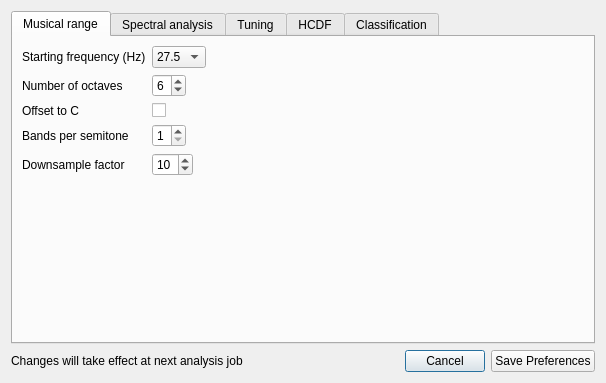
<?xml version="1.0" encoding="UTF-8"?>
<ui version="4.0">
 <class>PrefsDialog</class>
 <widget class="QDialog" name="PrefsDialog">
  <property name="windowModality">
   <enum>Qt::ApplicationModal</enum>
  </property>
  <property name="geometry">
   <rect>
    <x>0</x>
    <y>0</y>
    <width>606</width>
    <height>383</height>
   </rect>
  </property>
  <property name="windowTitle">
   <string>Preferences</string>
  </property>
  <layout class="QVBoxLayout" name="verticalLayout">
   <item>
    <widget class="QTabWidget" name="tabWidget">
     <property name="currentIndex">
      <number>0</number>
     </property>
     <widget class="QWidget" name="tab0musicalRange">
      <attribute name="title">
       <string>Musical range</string>
      </attribute>
      <layout class="QFormLayout" name="formLayout_2">
       <property name="fieldGrowthPolicy">
        <enum>QFormLayout::FieldsStayAtSizeHint</enum>
       </property>
       <item row="0" column="0">
        <widget class="QLabel" name="lbl_stFreq">
         <property name="text">
          <string>Starting frequency (Hz)</string>
         </property>
        </widget>
       </item>
       <item row="0" column="1">
        <widget class="QComboBox" name="stFreq">
         <item>
          <property name="text">
           <string>27.5</string>
          </property>
         </item>
         <item>
          <property name="text">
           <string>55</string>
          </property>
         </item>
         <item>
          <property name="text">
           <string>110</string>
          </property>
         </item>
         <item>
          <property name="text">
           <string>220</string>
          </property>
         </item>
         <item>
          <property name="text">
           <string>440</string>
          </property>
         </item>
         <item>
          <property name="text">
           <string>880</string>
          </property>
         </item>
        </widget>
       </item>
       <item row="1" column="0">
        <widget class="QLabel" name="lbl_octaves">
         <property name="text">
          <string>Number of octaves</string>
         </property>
        </widget>
       </item>
       <item row="1" column="1">
        <widget class="QSpinBox" name="octaves">
         <property name="minimum">
          <number>1</number>
         </property>
         <property name="maximum">
          <number>8</number>
         </property>
         <property name="value">
          <number>6</number>
         </property>
        </widget>
       </item>
       <item row="2" column="0">
        <widget class="QLabel" name="lbl_octaveOffset">
         <property name="text">
          <string>Offset to C</string>
         </property>
        </widget>
       </item>
       <item row="2" column="1">
        <widget class="QCheckBox" name="octaveOffset">
         <property name="text">
          <string/>
         </property>
        </widget>
       </item>
       <item row="3" column="0">
        <widget class="QLabel" name="lbl_bps">
         <property name="text">
          <string>Bands per semitone</string>
         </property>
        </widget>
       </item>
       <item row="4" column="0">
        <widget class="QLabel" name="lbl_dfactor">
         <property name="text">
          <string>Downsample factor</string>
         </property>
        </widget>
       </item>
       <item row="4" column="1">
        <widget class="QSpinBox" name="dFactor">
         <property name="minimum">
          <number>1</number>
         </property>
         <property name="maximum">
          <number>12</number>
         </property>
         <property name="value">
          <number>10</number>
         </property>
        </widget>
       </item>
       <item row="3" column="1">
        <widget class="QSpinBox" name="bps">
         <property name="minimum">
          <number>1</number>
         </property>
         <property name="maximum">
          <number>5</number>
         </property>
         <property name="singleStep">
          <number>2</number>
         </property>
         <property name="value">
          <number>1</number>
         </property>
        </widget>
       </item>
      </layout>
     </widget>
     <widget class="QWidget" name="tab1spectralAnalysis">
      <attribute name="title">
       <string>Spectral analysis</string>
      </attribute>
      <layout class="QFormLayout" name="formLayout">
       <item row="0" column="0">
        <widget class="QLabel" name="lbl_hopSize">
         <property name="text">
          <string>Hop size</string>
         </property>
        </widget>
       </item>
       <item row="0" column="1">
        <widget class="QComboBox" name="hopSize">
         <property name="currentIndex">
          <number>4</number>
         </property>
         <item>
          <property name="text">
           <string>1024</string>
          </property>
         </item>
         <item>
          <property name="text">
           <string>2048</string>
          </property>
         </item>
         <item>
          <property name="text">
           <string>4096</string>
          </property>
         </item>
         <item>
          <property name="text">
           <string>8192</string>
          </property>
         </item>
         <item>
          <property name="text">
           <string>16384</string>
          </property>
         </item>
         <item>
          <property name="text">
           <string>32768</string>
          </property>
         </item>
        </widget>
       </item>
       <item row="1" column="0">
        <widget class="QLabel" name="lbl_temporalWindow">
         <property name="text">
          <string>Temporal window</string>
         </property>
        </widget>
       </item>
       <item row="1" column="1">
        <widget class="QComboBox" name="temporalWindow">
         <item>
          <property name="text">
           <string>Blackman</string>
          </property>
         </item>
         <item>
          <property name="text">
           <string>Hamming</string>
          </property>
         </item>
         <item>
          <property name="text">
           <string>Hann</string>
          </property>
         </item>
        </widget>
       </item>
       <item row="2" column="0">
        <widget class="QLabel" name="lbl_spectrumAnalyser">
         <property name="text">
          <string>Spectral analyser</string>
         </property>
        </widget>
       </item>
       <item row="2" column="1">
        <widget class="QComboBox" name="spectrumAnalyser">
         <item>
          <property name="text">
           <string>FFTW</string>
          </property>
         </item>
         <item>
          <property name="text">
           <string>Goertzel</string>
          </property>
         </item>
        </widget>
       </item>
       <item row="3" column="0">
        <widget class="QLabel" name="lbl_fftFrameSize">
         <property name="text">
          <string>FFT frame size</string>
         </property>
        </widget>
       </item>
       <item row="3" column="1">
        <widget class="QComboBox" name="fftFrameSize">
         <property name="currentIndex">
          <number>4</number>
         </property>
         <item>
          <property name="text">
           <string>4096</string>
          </property>
         </item>
         <item>
          <property name="text">
           <string>8192</string>
          </property>
         </item>
         <item>
          <property name="text">
           <string>16384</string>
          </property>
         </item>
         <item>
          <property name="text">
           <string>32768</string>
          </property>
         </item>
         <item>
          <property name="text">
           <string>65536</string>
          </property>
         </item>
         <item>
          <property name="text">
           <string>131072</string>
          </property>
         </item>
        </widget>
       </item>
       <item row="4" column="0">
        <widget class="QLabel" name="lbl_fftPostProcessor">
         <property name="text">
          <string>FFT post-processor</string>
         </property>
        </widget>
       </item>
       <item row="4" column="1">
        <widget class="QComboBox" name="fftPostProcessor">
         <property name="currentIndex">
          <number>1</number>
         </property>
         <item>
          <property name="text">
           <string>Constant Q</string>
          </property>
         </item>
         <item>
          <property name="text">
           <string>Direct SK</string>
          </property>
         </item>
        </widget>
       </item>
       <item row="5" column="0">
        <widget class="QLabel" name="lbl_directSkStretch">
         <property name="text">
          <string>Direct SK stretch</string>
         </property>
        </widget>
       </item>
       <item row="5" column="1">
        <widget class="QDoubleSpinBox" name="directSkStretch">
         <property name="decimals">
          <number>1</number>
         </property>
         <property name="minimum">
          <double>0.100000000000000</double>
         </property>
         <property name="maximum">
          <double>5.000000000000000</double>
         </property>
         <property name="singleStep">
          <double>0.100000000000000</double>
         </property>
         <property name="value">
          <double>1.000000000000000</double>
         </property>
        </widget>
       </item>
       <item row="6" column="0">
        <widget class="QLabel" name="lblGoertzelminK">
         <property name="text">
          <string>Goertzel minimum K</string>
         </property>
        </widget>
       </item>
       <item row="6" column="1">
        <widget class="QSpinBox" name="goertzelMinK">
         <property name="minimum">
          <number>1</number>
         </property>
         <property name="maximum">
          <number>12</number>
         </property>
         <property name="value">
          <number>10</number>
         </property>
        </widget>
       </item>
      </layout>
     </widget>
     <widget class="QWidget" name="tab2Tuning">
      <attribute name="title">
       <string>Tuning</string>
      </attribute>
      <layout class="QFormLayout" name="formLayout_3">
       <item row="0" column="0">
        <widget class="QLabel" name="lbl_tuningMethod">
         <property name="text">
          <string>Tuning method</string>
         </property>
        </widget>
       </item>
       <item row="0" column="1">
        <widget class="QComboBox" name="tuningMethod">
         <property name="currentIndex">
          <number>2</number>
         </property>
         <item>
          <property name="text">
           <string>0</string>
          </property>
         </item>
         <item>
          <property name="text">
           <string>1</string>
          </property>
         </item>
         <item>
          <property name="text">
           <string>2</string>
          </property>
         </item>
        </widget>
       </item>
       <item row="1" column="0">
        <widget class="QLabel" name="lbl_detunedBandWeight">
         <property name="text">
          <string>Detuned band weighting</string>
         </property>
        </widget>
       </item>
       <item row="1" column="1">
        <widget class="QDoubleSpinBox" name="detunedBandWeight">
         <property name="decimals">
          <number>1</number>
         </property>
         <property name="minimum">
          <double>0.000000000000000</double>
         </property>
         <property name="maximum">
          <double>1.000000000000000</double>
         </property>
         <property name="singleStep">
          <double>0.100000000000000</double>
         </property>
         <property name="value">
          <double>0.500000000000000</double>
         </property>
        </widget>
       </item>
      </layout>
     </widget>
     <widget class="QWidget" name="tab3hcdf">
      <attribute name="title">
       <string>HCDF</string>
      </attribute>
      <layout class="QFormLayout" name="formLayout_4">
       <item row="0" column="0">
        <widget class="QLabel" name="lbl_hcdf">
         <property name="text">
          <string>Harmonic change detection</string>
         </property>
        </widget>
       </item>
       <item row="0" column="1">
        <widget class="QComboBox" name="hcdf">
         <property name="currentIndex">
          <number>0</number>
         </property>
         <item>
          <property name="text">
           <string>None</string>
          </property>
         </item>
         <item>
          <property name="text">
           <string>Harte</string>
          </property>
         </item>
         <item>
          <property name="text">
           <string>Sha'ath</string>
          </property>
         </item>
        </widget>
       </item>
       <item row="1" column="0">
        <widget class="QLabel" name="lbl_hcdfGaussianSize">
         <property name="text">
          <string>Smoothing Gaussian size</string>
         </property>
        </widget>
       </item>
       <item row="1" column="1">
        <widget class="QSpinBox" name="hcdfGaussianSize">
         <property name="minimum">
          <number>1</number>
         </property>
         <property name="maximum">
          <number>120</number>
         </property>
         <property name="value">
          <number>35</number>
         </property>
        </widget>
       </item>
       <item row="2" column="0">
        <widget class="QLabel" name="lbl_hcdfGaussianSigma">
         <property name="text">
          <string>Smoothing Gaussian sigma</string>
         </property>
        </widget>
       </item>
       <item row="2" column="1">
        <widget class="QDoubleSpinBox" name="hcdfGaussianSigma">
         <property name="decimals">
          <number>1</number>
         </property>
         <property name="minimum">
          <double>0.500000000000000</double>
         </property>
         <property name="maximum">
          <double>20.000000000000000</double>
         </property>
         <property name="value">
          <double>8.000000000000000</double>
         </property>
        </widget>
       </item>
       <item row="3" column="0">
        <widget class="QLabel" name="lbl_hcdfPeakPickingNeighbours">
         <property name="text">
          <string>Peak-picking threshold</string>
         </property>
        </widget>
       </item>
       <item row="3" column="1">
        <widget class="QSpinBox" name="hcdfPeakPickingNeighbours">
         <property name="minimum">
          <number>1</number>
         </property>
         <property name="maximum">
          <number>20</number>
         </property>
         <property name="value">
          <number>4</number>
         </property>
        </widget>
       </item>
      </layout>
     </widget>
     <widget class="QWidget" name="tab4classn">
      <attribute name="title">
       <string>Classification</string>
      </attribute>
      <layout class="QFormLayout" name="formLayout_5">
       <item row="0" column="0">
        <widget class="QLabel" name="lbl_toneProfile">
         <property name="text">
          <string>Tone Profiles</string>
         </property>
        </widget>
       </item>
       <item row="0" column="1">
        <widget class="QComboBox" name="toneProfile">
         <property name="currentIndex">
          <number>2</number>
         </property>
         <item>
          <property name="text">
           <string>Krumhansl</string>
          </property>
         </item>
         <item>
          <property name="text">
           <string>Temperley</string>
          </property>
         </item>
         <item>
          <property name="text">
           <string>Sha'ath</string>
          </property>
         </item>
         <item>
          <property name="text">
           <string>Custom</string>
          </property>
         </item>
        </widget>
       </item>
       <item row="1" column="0">
        <widget class="QLabel" name="label_2">
         <property name="text">
          <string>Custom profile major</string>
         </property>
        </widget>
       </item>
       <item row="1" column="1">
        <layout class="QGridLayout" name="customMajor">
         <item row="0" column="0">
          <widget class="QLabel" name="lbl_maj0">
           <property name="text">
            <string>P1</string>
           </property>
           <property name="alignment">
            <set>Qt::AlignCenter</set>
           </property>
          </widget>
         </item>
         <item row="1" column="0">
          <widget class="QDoubleSpinBox" name="maj0">
           <property name="maximum">
            <double>9.990000000000000</double>
           </property>
           <property name="singleStep">
            <double>0.010000000000000</double>
           </property>
           <property name="value">
            <double>0.880000000000000</double>
           </property>
          </widget>
         </item>
         <item row="0" column="1">
          <widget class="QLabel" name="lbl_maj1">
           <property name="text">
            <string>m2</string>
           </property>
           <property name="alignment">
            <set>Qt::AlignCenter</set>
           </property>
          </widget>
         </item>
         <item row="1" column="1">
          <widget class="QDoubleSpinBox" name="maj1">
           <property name="maximum">
            <double>9.990000000000000</double>
           </property>
           <property name="singleStep">
            <double>0.010000000000000</double>
           </property>
           <property name="value">
            <double>0.500000000000000</double>
           </property>
          </widget>
         </item>
         <item row="1" column="2">
          <widget class="QDoubleSpinBox" name="maj2">
           <property name="maximum">
            <double>9.990000000000000</double>
           </property>
           <property name="singleStep">
            <double>0.010000000000000</double>
           </property>
           <property name="value">
            <double>0.700000000000000</double>
           </property>
          </widget>
         </item>
         <item row="0" column="2">
          <widget class="QLabel" name="lbl_maj2">
           <property name="text">
            <string>M2</string>
           </property>
           <property name="alignment">
            <set>Qt::AlignCenter</set>
           </property>
          </widget>
         </item>
         <item row="1" column="3">
          <widget class="QDoubleSpinBox" name="maj3">
           <property name="maximum">
            <double>9.990000000000000</double>
           </property>
           <property name="singleStep">
            <double>0.010000000000000</double>
           </property>
           <property name="value">
            <double>0.530000000000000</double>
           </property>
          </widget>
         </item>
         <item row="1" column="4">
          <widget class="QDoubleSpinBox" name="maj4">
           <property name="maximum">
            <double>9.990000000000000</double>
           </property>
           <property name="singleStep">
            <double>0.010000000000000</double>
           </property>
           <property name="value">
            <double>0.740000000000000</double>
           </property>
          </widget>
         </item>
         <item row="1" column="5">
          <widget class="QDoubleSpinBox" name="maj5">
           <property name="maximum">
            <double>9.990000000000000</double>
           </property>
           <property name="singleStep">
            <double>0.010000000000000</double>
           </property>
           <property name="value">
            <double>0.630000000000000</double>
           </property>
          </widget>
         </item>
         <item row="0" column="3">
          <widget class="QLabel" name="lbl_maj3">
           <property name="text">
            <string>m3</string>
           </property>
           <property name="alignment">
            <set>Qt::AlignCenter</set>
           </property>
          </widget>
         </item>
         <item row="0" column="4">
          <widget class="QLabel" name="lbl_maj4">
           <property name="text">
            <string>M3</string>
           </property>
           <property name="alignment">
            <set>Qt::AlignCenter</set>
           </property>
          </widget>
         </item>
         <item row="0" column="5">
          <widget class="QLabel" name="lbl_maj5">
           <property name="text">
            <string>P4</string>
           </property>
           <property name="alignment">
            <set>Qt::AlignCenter</set>
           </property>
          </widget>
         </item>
         <item row="2" column="0">
          <widget class="QLabel" name="lbl_maj6">
           <property name="text">
            <string>TT</string>
           </property>
           <property name="alignment">
            <set>Qt::AlignCenter</set>
           </property>
          </widget>
         </item>
         <item row="2" column="1">
          <widget class="QLabel" name="lbl_maj7">
           <property name="text">
            <string>P5</string>
           </property>
           <property name="alignment">
            <set>Qt::AlignCenter</set>
           </property>
          </widget>
         </item>
         <item row="2" column="2">
          <widget class="QLabel" name="lbl_maj8">
           <property name="text">
            <string>m6</string>
           </property>
           <property name="alignment">
            <set>Qt::AlignCenter</set>
           </property>
          </widget>
         </item>
         <item row="2" column="3">
          <widget class="QLabel" name="lbl_maj9">
           <property name="text">
            <string>M6</string>
           </property>
           <property name="alignment">
            <set>Qt::AlignCenter</set>
           </property>
          </widget>
         </item>
         <item row="2" column="4">
          <widget class="QLabel" name="lbl_maj10">
           <property name="text">
            <string>m7</string>
           </property>
           <property name="alignment">
            <set>Qt::AlignCenter</set>
           </property>
          </widget>
         </item>
         <item row="2" column="5">
          <widget class="QLabel" name="lbl_maj11">
           <property name="text">
            <string>M7</string>
           </property>
           <property name="alignment">
            <set>Qt::AlignCenter</set>
           </property>
          </widget>
         </item>
         <item row="3" column="0">
          <widget class="QDoubleSpinBox" name="maj6">
           <property name="maximum">
            <double>9.990000000000000</double>
           </property>
           <property name="singleStep">
            <double>0.010000000000000</double>
           </property>
           <property name="value">
            <double>0.540000000000000</double>
           </property>
          </widget>
         </item>
         <item row="3" column="1">
          <widget class="QDoubleSpinBox" name="maj7">
           <property name="maximum">
            <double>9.990000000000000</double>
           </property>
           <property name="singleStep">
            <double>0.010000000000000</double>
           </property>
           <property name="value">
            <double>0.840000000000000</double>
           </property>
          </widget>
         </item>
         <item row="3" column="2">
          <widget class="QDoubleSpinBox" name="maj8">
           <property name="maximum">
            <double>9.990000000000000</double>
           </property>
           <property name="singleStep">
            <double>0.010000000000000</double>
           </property>
           <property name="value">
            <double>0.500000000000000</double>
           </property>
          </widget>
         </item>
         <item row="3" column="3">
          <widget class="QDoubleSpinBox" name="maj9">
           <property name="maximum">
            <double>9.990000000000000</double>
           </property>
           <property name="singleStep">
            <double>0.010000000000000</double>
           </property>
           <property name="value">
            <double>0.700000000000000</double>
           </property>
          </widget>
         </item>
         <item row="3" column="4">
          <widget class="QDoubleSpinBox" name="maj10">
           <property name="maximum">
            <double>9.990000000000000</double>
           </property>
           <property name="singleStep">
            <double>0.010000000000000</double>
           </property>
           <property name="value">
            <double>0.580000000000000</double>
           </property>
          </widget>
         </item>
         <item row="3" column="5">
          <widget class="QDoubleSpinBox" name="maj11">
           <property name="maximum">
            <double>9.990000000000000</double>
           </property>
           <property name="singleStep">
            <double>0.010000000000000</double>
           </property>
           <property name="value">
            <double>0.680000000000000</double>
           </property>
          </widget>
         </item>
        </layout>
       </item>
       <item row="2" column="1">
        <layout class="QGridLayout" name="gridLayout_3">
         <item row="0" column="0">
          <widget class="QLabel" name="lbl_min0">
           <property name="text">
            <string>P1</string>
           </property>
           <property name="alignment">
            <set>Qt::AlignCenter</set>
           </property>
          </widget>
         </item>
         <item row="1" column="0">
          <widget class="QDoubleSpinBox" name="min0">
           <property name="maximum">
            <double>9.990000000000000</double>
           </property>
           <property name="singleStep">
            <double>0.010000000000000</double>
           </property>
           <property name="value">
            <double>0.880000000000000</double>
           </property>
          </widget>
         </item>
         <item row="0" column="1">
          <widget class="QLabel" name="lbl_min1">
           <property name="text">
            <string>m2</string>
           </property>
           <property name="alignment">
            <set>Qt::AlignCenter</set>
           </property>
          </widget>
         </item>
         <item row="1" column="1">
          <widget class="QDoubleSpinBox" name="min1">
           <property name="maximum">
            <double>9.990000000000000</double>
           </property>
           <property name="singleStep">
            <double>0.010000000000000</double>
           </property>
           <property name="value">
            <double>0.530000000000000</double>
           </property>
          </widget>
         </item>
         <item row="1" column="2">
          <widget class="QDoubleSpinBox" name="min2">
           <property name="maximum">
            <double>9.990000000000000</double>
           </property>
           <property name="singleStep">
            <double>0.010000000000000</double>
           </property>
           <property name="value">
            <double>0.650000000000000</double>
           </property>
          </widget>
         </item>
         <item row="0" column="2">
          <widget class="QLabel" name="lbl_min2">
           <property name="text">
            <string>M2</string>
           </property>
           <property name="alignment">
            <set>Qt::AlignCenter</set>
           </property>
          </widget>
         </item>
         <item row="1" column="3">
          <widget class="QDoubleSpinBox" name="min3">
           <property name="maximum">
            <double>9.990000000000000</double>
           </property>
           <property name="singleStep">
            <double>0.010000000000000</double>
           </property>
           <property name="value">
            <double>0.680000000000000</double>
           </property>
          </widget>
         </item>
         <item row="1" column="4">
          <widget class="QDoubleSpinBox" name="min4">
           <property name="maximum">
            <double>9.990000000000000</double>
           </property>
           <property name="singleStep">
            <double>0.010000000000000</double>
           </property>
           <property name="value">
            <double>0.530000000000000</double>
           </property>
          </widget>
         </item>
         <item row="1" column="5">
          <widget class="QDoubleSpinBox" name="min5">
           <property name="maximum">
            <double>9.990000000000000</double>
           </property>
           <property name="singleStep">
            <double>0.010000000000000</double>
           </property>
           <property name="value">
            <double>0.640000000000000</double>
           </property>
          </widget>
         </item>
         <item row="0" column="3">
          <widget class="QLabel" name="lbl_min3">
           <property name="text">
            <string>m3</string>
           </property>
           <property name="alignment">
            <set>Qt::AlignCenter</set>
           </property>
          </widget>
         </item>
         <item row="0" column="4">
          <widget class="QLabel" name="lbl_min4">
           <property name="text">
            <string>M3</string>
           </property>
           <property name="alignment">
            <set>Qt::AlignCenter</set>
           </property>
          </widget>
         </item>
         <item row="0" column="5">
          <widget class="QLabel" name="lbl_min5">
           <property name="text">
            <string>P4</string>
           </property>
           <property name="alignment">
            <set>Qt::AlignCenter</set>
           </property>
          </widget>
         </item>
         <item row="2" column="0">
          <widget class="QLabel" name="lbl_min6">
           <property name="text">
            <string>TT</string>
           </property>
           <property name="alignment">
            <set>Qt::AlignCenter</set>
           </property>
          </widget>
         </item>
         <item row="2" column="1">
          <widget class="QLabel" name="lbl_min7">
           <property name="text">
            <string>P5</string>
           </property>
           <property name="alignment">
            <set>Qt::AlignCenter</set>
           </property>
          </widget>
         </item>
         <item row="2" column="2">
          <widget class="QLabel" name="lbl_min8">
           <property name="text">
            <string>m6</string>
           </property>
           <property name="alignment">
            <set>Qt::AlignCenter</set>
           </property>
          </widget>
         </item>
         <item row="2" column="3">
          <widget class="QLabel" name="lbl_min9">
           <property name="text">
            <string>M6</string>
           </property>
           <property name="alignment">
            <set>Qt::AlignCenter</set>
           </property>
          </widget>
         </item>
         <item row="2" column="4">
          <widget class="QLabel" name="lbl_min10">
           <property name="text">
            <string>m7</string>
           </property>
           <property name="alignment">
            <set>Qt::AlignCenter</set>
           </property>
          </widget>
         </item>
         <item row="2" column="5">
          <widget class="QLabel" name="lbl_min11">
           <property name="text">
            <string>M7</string>
           </property>
           <property name="alignment">
            <set>Qt::AlignCenter</set>
           </property>
          </widget>
         </item>
         <item row="3" column="0">
          <widget class="QDoubleSpinBox" name="min6">
           <property name="maximum">
            <double>9.990000000000000</double>
           </property>
           <property name="singleStep">
            <double>0.010000000000000</double>
           </property>
           <property name="value">
            <double>0.540000000000000</double>
           </property>
          </widget>
         </item>
         <item row="3" column="1">
          <widget class="QDoubleSpinBox" name="min7">
           <property name="maximum">
            <double>9.990000000000000</double>
           </property>
           <property name="singleStep">
            <double>0.010000000000000</double>
           </property>
           <property name="value">
            <double>0.810000000000000</double>
           </property>
          </widget>
         </item>
         <item row="3" column="2">
          <widget class="QDoubleSpinBox" name="min8">
           <property name="maximum">
            <double>9.990000000000000</double>
           </property>
           <property name="singleStep">
            <double>0.010000000000000</double>
           </property>
           <property name="value">
            <double>0.600000000000000</double>
           </property>
          </widget>
         </item>
         <item row="3" column="3">
          <widget class="QDoubleSpinBox" name="min9">
           <property name="maximum">
            <double>9.990000000000000</double>
           </property>
           <property name="singleStep">
            <double>0.010000000000000</double>
           </property>
           <property name="value">
            <double>0.560000000000000</double>
           </property>
          </widget>
         </item>
         <item row="3" column="4">
          <widget class="QDoubleSpinBox" name="min10">
           <property name="maximum">
            <double>9.990000000000000</double>
           </property>
           <property name="singleStep">
            <double>0.010000000000000</double>
           </property>
           <property name="value">
            <double>0.730000000000000</double>
           </property>
          </widget>
         </item>
         <item row="3" column="5">
          <widget class="QDoubleSpinBox" name="min11">
           <property name="maximum">
            <double>9.990000000000000</double>
           </property>
           <property name="singleStep">
            <double>0.010000000000000</double>
           </property>
           <property name="value">
            <double>0.570000000000000</double>
           </property>
          </widget>
         </item>
        </layout>
       </item>
       <item row="2" column="0">
        <widget class="QLabel" name="label_4">
         <property name="text">
          <string>Custom profile minor</string>
         </property>
        </widget>
       </item>
      </layout>
     </widget>
    </widget>
   </item>
   <item>
    <layout class="QHBoxLayout" name="horizontalLayout">
     <item>
      <widget class="QLabel" name="label">
       <property name="text">
        <string>Changes will take effect at next analysis job</string>
       </property>
      </widget>
     </item>
     <item>
      <spacer name="horizontalSpacer">
       <property name="orientation">
        <enum>Qt::Horizontal</enum>
       </property>
       <property name="sizeHint" stdset="0">
        <size>
         <width>40</width>
         <height>20</height>
        </size>
       </property>
      </spacer>
     </item>
     <item>
      <widget class="QPushButton" name="cancelButton">
       <property name="text">
        <string>Cancel</string>
       </property>
      </widget>
     </item>
     <item>
      <widget class="QPushButton" name="savePrefsButton">
       <property name="text">
        <string>Save Preferences</string>
       </property>
      </widget>
     </item>
    </layout>
   </item>
  </layout>
 </widget>
 <resources/>
 <connections/>
</ui>
